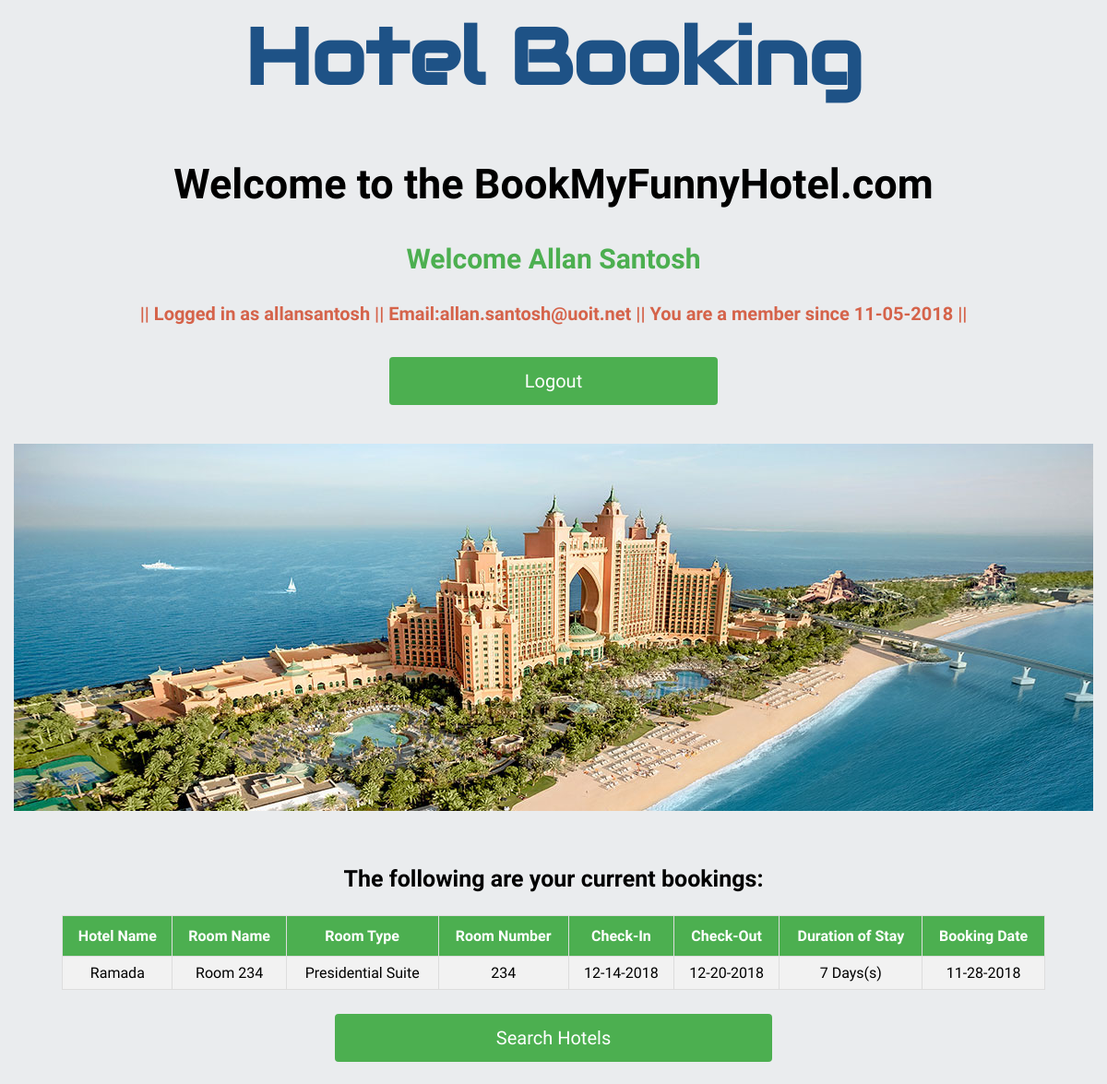
Screenshot of /Hotel_Booking/viewbookings.php (signed in) with the database file from the repository.
### tables this page shows
CREATE TABLE `users` (
  `id` int(11) NOT NULL,
  `firstname` varchar(55) NOT NULL,
  `lastname` varchar(55) NOT NULL,
  `signupdate` date NOT NULL,
  `username` varchar(55) NOT NULL,
  `password` varchar(55) NOT NULL,
  `email` varchar(55) NOT NULL
);

CREATE TABLE `rooms` (
  `id` int(11) NOT NULL,
  `number` int(11) DEFAULT NULL,
  `name` varchar(55) DEFAULT NULL,
  `occupied` int(11) DEFAULT NULL,
  `smoking` int(11) DEFAULT NULL,
  `free_breakfast` int(11) DEFAULT NULL,
  `free_internet` int(11) DEFAULT NULL,
  `pool` int(11) DEFAULT NULL,
  `price` float DEFAULT NULL,
  `weekend_price` float DEFAULT NULL,
  `hotel` int(11) DEFAULT NULL,
  `room_type` int(11) DEFAULT NULL
);

CREATE TABLE `hotels` (
  `id` int(11) NOT NULL,
  `name` varchar(55) NOT NULL,
  `rating` float NOT NULL,
  `city` int(11) NOT NULL,
  `state` int(11) NOT NULL,
  `street_address` varchar(55) NOT NULL,
  `zip_code` varchar(55) NOT NULL,
  `image` blob
);

CREATE TABLE `type_of_rooms` (
  `id` int(11) NOT NULL,
  `name` varchar(55) NOT NULL
);

CREATE TABLE `bookings` (
  `id` int(11) NOT NULL,
  `date_in` date DEFAULT NULL,
  `date_out` date DEFAULT NULL,
  `user` int(11) DEFAULT NULL,
  `number_of_nights` int(11) DEFAULT NULL,
  `date` date DEFAULT NULL,
  `room` int(11) DEFAULT NULL
);

### Hotel_Booking/viewbookings.php (the view, shortened to what this page needs)
<?php
if(!isset($_SESSION["sess_user"])){
		$_SESSION['redirecturl'] = $_SERVER['REQUEST_URI'];
	header("location:login.php");
} else {
  ?>
<html>
<?php
require 'config.php';
$guestid = $_SESSION['guestid'];
 ?>
 <body id='body'>
  <h1>Hotel Booking</h1>
    <h2>Welcome to the BookMyFunnyHotel.com</h2>
    <?php
		$sqlinfo = "SELECT firstname, lastname, signupdate, username, email FROM users WHERE id ='".$_SESSION['guestid']."'";
    $resultinfo = $conn->query($sqlinfo);
    if ($resultinfo->num_rows > 0) {
        while($row = $resultinfo->fetch_assoc()) {
          echo "<h3>Welcome ".$row['firstname']." ".$row['lastname']."</h3>";
          echo "<h4>|| Logged in as ".$row['username']." || Email:".$row['email']." || You are a member since ".date("m-d-Y", strtotime($row['signupdate']))." ||</h4>";
			  }
}
     ?>
    <a href="logout.php"><button id="logout">Logout</button></a>
    <p style='text-align:center'><br><img src="hotel.jpg" style="width:1170px;height:398px"></img></p><br>
    <h3 id='viewbookingsheading3'>The following are your current bookings:</h3>
<?php
$sql="SELECT hotels.name AS v1, rooms.name AS v2, type_of_rooms.name AS v3, rooms.number AS v4, bookings.date_in AS v5, bookings.date_out AS v6, bookings.number_of_nights AS v7, bookings.date AS v8 FROM rooms INNER JOIN type_of_rooms ON rooms.room_type = type_of_rooms.id INNER JOIN hotels ON rooms.hotel = hotels.id INNER JOIN bookings ON rooms.id = bookings.room WHERE user='".$guestid."'";
    $result = $conn->query($sql);
    if ($result->num_rows > 0) {
      echo "<div id='bookingtable' align='center'><table><tr><th>Hotel Name</th><th>Room Name</th><th>Room Type</th><th>Room Number</th><th>Check-In</th><th>Check-Out</th><th>Duration of Stay</th><th>Booking Date</th></tr>";
      while($row = $result->fetch_assoc()) {
        echo "<tr>";
        echo "<td>".$row["v1"]."</td>";
        echo "<td>".$row["v2"]."</td>";
        echo "<td>".$row["v3"]."</td>";
        echo "<td>".$row["v4"]."</td>";
        echo "<td>".date("m-d-Y", strtotime($row["v5"]))."</td>";
        echo "<td>".date("m-d-Y", strtotime($row["v6"]))."</td>";
        echo "<td>".$row["v7"]." Days(s)</td>";
        echo "<td>".date("m-d-Y", strtotime($row["v8"]))."</td>";
        echo "</tr>";
      }
      echo "</table></div><br>";
      echo "<form name='goback' method='post'>";
      echo "<input type='submit' name='searchhotels' value='Search Hotels'></input>";
      echo "</form>";
      }
      else {
        echo "<label>You don't have any bookings yet.</label><br><br>";
        echo "<form name='goback' method='post'>";
        echo "<input type='submit' name='searchhotels' value='Search Hotels'></input>";
        echo "</form>";
      }
 ?>
</html>
<?php } ?>

### Hotel_Booking/config.php (shortened to what this page needs)
<head>
  <link rel="stylesheet" href="style.css">
</head>

### Hotel_Booking/style.css (style rules this page uses)
h1 { text-align: center; font-family: 'Audiowide';font-size: 85px; color:#1E5286; }
h2 { text-align: center; font-family: 'Aldrich';font-size: 45px; }
h3 { text-align: center; color:#4CAF50; font-weight: bolder; font-family: 'Aldrich';font-size: 30px; }
h4 { text-align: center; color: #D5634A; font-family: 'Aldrich';font-size: 20px; }
table { font-family: 'Glegoo'; text-align: center; border-collapse: collapse; width: 90%; }
td, th { border: 1px solid #ddd; padding: 8px; }
tr:nth-child(even) { background-color: #f2f2f2; }
th { text-align: center; padding-top: 12px; padding-bottom: 12px; background-color: #4CAF50; color: white; }
input[type=submit] { width: 40%; background-color: #4CAF50; color: white; padding: 14px 20px; margin: 8px auto; border: none; border-radius: 4px; cursor: pointer; font-family: 'Bungee';font-size: 20px; }
#body { text-align: center; background-color: #EAECEE; }
#register, #login, #logout, #viewbookings, #searchhotel { width: 30%; background-color: #4CAF50; color: white; padding: 14px 20px; margin: 8px auto; border: none; border-radius: 4px; cursor: pointer; font-family: 'Bungee';font-size: 20px; }
#viewbookingsheading3 , #bookingsummaryheading3 { text-align: center; color: black; font-family: 'Aldrich';font-size: 25px; }

### rows the page displays
users: firstname "Allan", lastname "Santosh", username "allansantosh", email "allan.santosh@uoit.net", signupdate "11-05-2018"
rooms: hotel.name "Ramada", name "Room 234", room_type.name "Presidential Suite", number "234", bookings.date_in "12-14-2018", bookings.date_out "12-20-2018", bookings.number_of_nights "7", bookings.date "11-28-2018"
